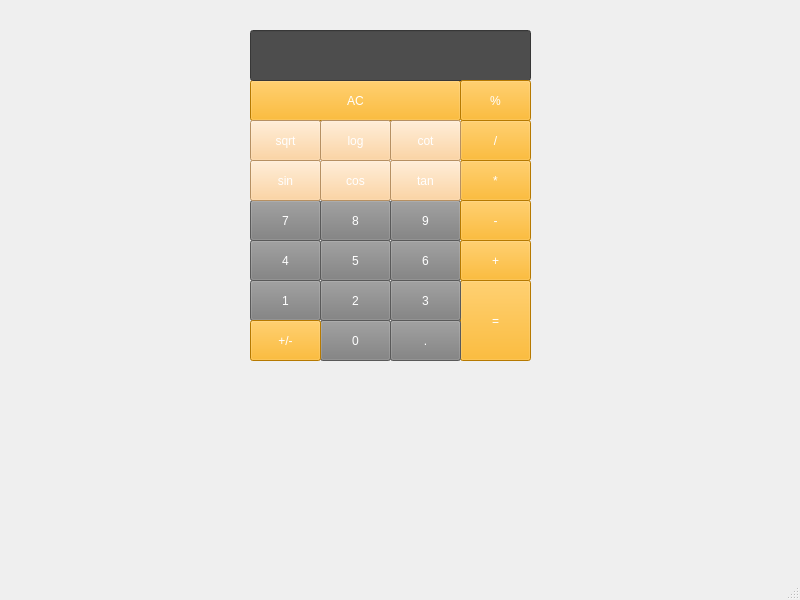
<?xml version="1.0" encoding="UTF-8"?>
<ui version="4.0">
 <class>MainWindow</class>
 <widget class="QMainWindow" name="MainWindow">
  <property name="geometry">
   <rect>
    <x>0</x>
    <y>0</y>
    <width>800</width>
    <height>600</height>
   </rect>
  </property>
  <property name="windowTitle">
   <string>MainWindow</string>
  </property>
  <property name="autoFillBackground">
   <bool>true</bool>
  </property>
  <widget class="QWidget" name="centralwidget">
   <widget class="QPushButton" name="btn_7">
    <property name="geometry">
     <rect>
      <x>250</x>
      <y>200</y>
      <width>71</width>
      <height>41</height>
     </rect>
    </property>
    <property name="styleSheet">
     <string notr="true">color: rgb(255, 255, 255);
background-color: rgb(125, 125, 125);
font: 500 12pt &quot;IRANSansMobile Medium&quot;;</string>
    </property>
    <property name="text">
     <string>7</string>
    </property>
   </widget>
   <widget class="QPushButton" name="btn_8">
    <property name="geometry">
     <rect>
      <x>320</x>
      <y>200</y>
      <width>71</width>
      <height>41</height>
     </rect>
    </property>
    <property name="styleSheet">
     <string notr="true">color: rgb(255, 255, 255);
background-color: rgb(125, 125, 125);
font: 500 12pt &quot;IRANSansMobile Medium&quot;;</string>
    </property>
    <property name="text">
     <string>8</string>
    </property>
   </widget>
   <widget class="QPushButton" name="btn_5">
    <property name="geometry">
     <rect>
      <x>320</x>
      <y>240</y>
      <width>71</width>
      <height>41</height>
     </rect>
    </property>
    <property name="styleSheet">
     <string notr="true">color: rgb(255, 255, 255);
background-color: rgb(125, 125, 125);
font: 500 12pt &quot;IRANSansMobile Medium&quot;;</string>
    </property>
    <property name="text">
     <string>5</string>
    </property>
   </widget>
   <widget class="QPushButton" name="btn_4">
    <property name="geometry">
     <rect>
      <x>250</x>
      <y>240</y>
      <width>71</width>
      <height>41</height>
     </rect>
    </property>
    <property name="styleSheet">
     <string notr="true">color: rgb(255, 255, 255);
background-color: rgb(125, 125, 125);
font: 500 12pt &quot;IRANSansMobile Medium&quot;;</string>
    </property>
    <property name="text">
     <string>4</string>
    </property>
   </widget>
   <widget class="QPushButton" name="power">
    <property name="geometry">
     <rect>
      <x>460</x>
      <y>160</y>
      <width>71</width>
      <height>41</height>
     </rect>
    </property>
    <property name="styleSheet">
     <string notr="true">color: rgb(255, 255, 255);
background-color: rgb(255, 170, 0);
font: 500 12pt &quot;IRANSansMobile Medium&quot;;</string>
    </property>
    <property name="text">
     <string>*</string>
    </property>
   </widget>
   <widget class="QPushButton" name="btn_9">
    <property name="geometry">
     <rect>
      <x>390</x>
      <y>200</y>
      <width>71</width>
      <height>41</height>
     </rect>
    </property>
    <property name="styleSheet">
     <string notr="true">color: rgb(255, 255, 255);
background-color: rgb(125, 125, 125);
font: 500 12pt &quot;IRANSansMobile Medium&quot;;</string>
    </property>
    <property name="text">
     <string>9</string>
    </property>
   </widget>
   <widget class="QPushButton" name="btn_2">
    <property name="geometry">
     <rect>
      <x>320</x>
      <y>280</y>
      <width>71</width>
      <height>41</height>
     </rect>
    </property>
    <property name="styleSheet">
     <string notr="true">color: rgb(255, 255, 255);
background-color: rgb(125, 125, 125);
font: 500 12pt &quot;IRANSansMobile Medium&quot;;</string>
    </property>
    <property name="text">
     <string>2</string>
    </property>
   </widget>
   <widget class="QPushButton" name="btn_1">
    <property name="geometry">
     <rect>
      <x>250</x>
      <y>280</y>
      <width>71</width>
      <height>41</height>
     </rect>
    </property>
    <property name="styleSheet">
     <string notr="true">color: rgb(255, 255, 255);
background-color: rgb(125, 125, 125);
font: 500 12pt &quot;IRANSansMobile Medium&quot;;</string>
    </property>
    <property name="text">
     <string>1</string>
    </property>
   </widget>
   <widget class="QPushButton" name="equal">
    <property name="enabled">
     <bool>true</bool>
    </property>
    <property name="geometry">
     <rect>
      <x>460</x>
      <y>280</y>
      <width>71</width>
      <height>81</height>
     </rect>
    </property>
    <property name="styleSheet">
     <string notr="true">color: rgb(255, 255, 255);
background-color: rgb(255, 170, 0);
font: 500 12pt &quot;IRANSansMobile Medium&quot;;</string>
    </property>
    <property name="text">
     <string>=</string>
    </property>
   </widget>
   <widget class="QPushButton" name="btn_dot">
    <property name="geometry">
     <rect>
      <x>390</x>
      <y>320</y>
      <width>71</width>
      <height>41</height>
     </rect>
    </property>
    <property name="styleSheet">
     <string notr="true">color: rgb(255, 255, 255);
background-color: rgb(125, 125, 125);
font: 500 12pt &quot;IRANSansMobile Medium&quot;;</string>
    </property>
    <property name="text">
     <string>.</string>
    </property>
   </widget>
   <widget class="QPushButton" name="btn_6">
    <property name="geometry">
     <rect>
      <x>390</x>
      <y>240</y>
      <width>71</width>
      <height>41</height>
     </rect>
    </property>
    <property name="styleSheet">
     <string notr="true">color: rgb(255, 255, 255);
background-color: rgb(125, 125, 125);
font: 500 12pt &quot;IRANSansMobile Medium&quot;;</string>
    </property>
    <property name="text">
     <string>6</string>
    </property>
   </widget>
   <widget class="QPushButton" name="sub">
    <property name="geometry">
     <rect>
      <x>460</x>
      <y>200</y>
      <width>71</width>
      <height>41</height>
     </rect>
    </property>
    <property name="styleSheet">
     <string notr="true">color: rgb(255, 255, 255);
background-color: rgb(255, 170, 0);
font: 500 12pt &quot;IRANSansMobile Medium&quot;;</string>
    </property>
    <property name="text">
     <string>-</string>
    </property>
   </widget>
   <widget class="QPushButton" name="btn_3">
    <property name="geometry">
     <rect>
      <x>390</x>
      <y>280</y>
      <width>71</width>
      <height>41</height>
     </rect>
    </property>
    <property name="styleSheet">
     <string notr="true">color: rgb(255, 255, 255);
background-color: rgb(125, 125, 125);
font: 500 12pt &quot;IRANSansMobile Medium&quot;;</string>
    </property>
    <property name="text">
     <string>3</string>
    </property>
   </widget>
   <widget class="QPushButton" name="sum">
    <property name="geometry">
     <rect>
      <x>460</x>
      <y>240</y>
      <width>71</width>
      <height>41</height>
     </rect>
    </property>
    <property name="styleSheet">
     <string notr="true">color: rgb(255, 255, 255);
background-color: rgb(255, 170, 0);
font: 500 12pt &quot;IRANSansMobile Medium&quot;;</string>
    </property>
    <property name="text">
     <string>+</string>
    </property>
   </widget>
   <widget class="QPushButton" name="divide">
    <property name="geometry">
     <rect>
      <x>460</x>
      <y>120</y>
      <width>71</width>
      <height>41</height>
     </rect>
    </property>
    <property name="styleSheet">
     <string notr="true">color: rgb(255, 255, 255);
background-color: rgb(255, 170, 0);
font: 500 12pt &quot;IRANSansMobile Medium&quot;;</string>
    </property>
    <property name="text">
     <string>/</string>
    </property>
   </widget>
   <widget class="QPushButton" name="clear">
    <property name="geometry">
     <rect>
      <x>250</x>
      <y>80</y>
      <width>211</width>
      <height>41</height>
     </rect>
    </property>
    <property name="styleSheet">
     <string notr="true">color: rgb(255, 255, 255);
background-color: rgb(255, 170, 0);
font: 500 12pt &quot;IRANSansMobile Medium&quot;;</string>
    </property>
    <property name="text">
     <string>AC</string>
    </property>
   </widget>
   <widget class="QLineEdit" name="box">
    <property name="geometry">
     <rect>
      <x>250</x>
      <y>30</y>
      <width>281</width>
      <height>51</height>
     </rect>
    </property>
    <property name="styleSheet">
     <string notr="true">background-color: rgb(77, 77, 77);
color: rgb(255, 255, 255);
font: 500 12pt &quot;IRANSansMobile Medium&quot;;</string>
    </property>
   </widget>
   <widget class="QPushButton" name="sinus">
    <property name="geometry">
     <rect>
      <x>250</x>
      <y>160</y>
      <width>71</width>
      <height>41</height>
     </rect>
    </property>
    <property name="styleSheet">
     <string notr="true">color: rgb(255, 255, 255);
background-color: rgb(255, 202, 137);
font: 500 12pt &quot;IRANSansMobile Medium&quot;;</string>
    </property>
    <property name="text">
     <string>sin</string>
    </property>
   </widget>
   <widget class="QPushButton" name="cosinus">
    <property name="geometry">
     <rect>
      <x>320</x>
      <y>160</y>
      <width>71</width>
      <height>41</height>
     </rect>
    </property>
    <property name="styleSheet">
     <string notr="true">color: rgb(255, 255, 255);
background-color: rgb(255, 202, 137);
font: 500 12pt &quot;IRANSansMobile Medium&quot;;</string>
    </property>
    <property name="text">
     <string>cos</string>
    </property>
   </widget>
   <widget class="QPushButton" name="tanjant">
    <property name="geometry">
     <rect>
      <x>390</x>
      <y>160</y>
      <width>71</width>
      <height>41</height>
     </rect>
    </property>
    <property name="styleSheet">
     <string notr="true">color: rgb(255, 255, 255);
background-color: rgb(255, 202, 137);
font: 500 12pt &quot;IRANSansMobile Medium&quot;;</string>
    </property>
    <property name="text">
     <string>tan</string>
    </property>
   </widget>
   <widget class="QPushButton" name="cotanjant">
    <property name="geometry">
     <rect>
      <x>390</x>
      <y>120</y>
      <width>71</width>
      <height>41</height>
     </rect>
    </property>
    <property name="styleSheet">
     <string notr="true">color: rgb(255, 255, 255);
background-color: rgb(255, 202, 137);
font: 500 12pt &quot;IRANSansMobile Medium&quot;;</string>
    </property>
    <property name="text">
     <string>cot</string>
    </property>
   </widget>
   <widget class="QPushButton" name="log">
    <property name="geometry">
     <rect>
      <x>320</x>
      <y>120</y>
      <width>71</width>
      <height>41</height>
     </rect>
    </property>
    <property name="styleSheet">
     <string notr="true">color: rgb(255, 255, 255);
background-color: rgb(255, 202, 137);
font: 500 12pt &quot;IRANSansMobile Medium&quot;;</string>
    </property>
    <property name="text">
     <string>log</string>
    </property>
   </widget>
   <widget class="QPushButton" name="sqrt">
    <property name="geometry">
     <rect>
      <x>250</x>
      <y>120</y>
      <width>71</width>
      <height>41</height>
     </rect>
    </property>
    <property name="styleSheet">
     <string notr="true">color: rgb(255, 255, 255);
background-color: rgb(255, 202, 137);
font: 500 12pt &quot;IRANSansMobile Medium&quot;;</string>
    </property>
    <property name="text">
     <string>sqrt</string>
    </property>
   </widget>
   <widget class="QPushButton" name="percent">
    <property name="geometry">
     <rect>
      <x>460</x>
      <y>80</y>
      <width>71</width>
      <height>41</height>
     </rect>
    </property>
    <property name="styleSheet">
     <string notr="true">color: rgb(255, 255, 255);
background-color: rgb(255, 170, 0);
font: 500 12pt &quot;IRANSansMobile Medium&quot;;</string>
    </property>
    <property name="text">
     <string>%</string>
    </property>
   </widget>
   <widget class="QPushButton" name="btn_0">
    <property name="geometry">
     <rect>
      <x>320</x>
      <y>320</y>
      <width>71</width>
      <height>41</height>
     </rect>
    </property>
    <property name="styleSheet">
     <string notr="true">color: rgb(255, 255, 255);
background-color: rgb(125, 125, 125);
font: 500 12pt &quot;IRANSansMobile Medium&quot;;</string>
    </property>
    <property name="text">
     <string>0</string>
    </property>
   </widget>
   <widget class="QPushButton" name="plus_minus">
    <property name="geometry">
     <rect>
      <x>250</x>
      <y>320</y>
      <width>71</width>
      <height>41</height>
     </rect>
    </property>
    <property name="styleSheet">
     <string notr="true">color: rgb(255, 255, 255);
background-color:  rgb(255, 170, 0);
font: 500 12pt &quot;IRANSansMobile Medium&quot;;</string>
    </property>
    <property name="text">
     <string>+/-</string>
    </property>
   </widget>
  </widget>
  <widget class="QMenuBar" name="menubar">
   <property name="geometry">
    <rect>
     <x>0</x>
     <y>0</y>
     <width>800</width>
     <height>22</height>
    </rect>
   </property>
  </widget>
  <widget class="QStatusBar" name="statusbar"/>
 </widget>
 <resources/>
 <connections/>
</ui>
